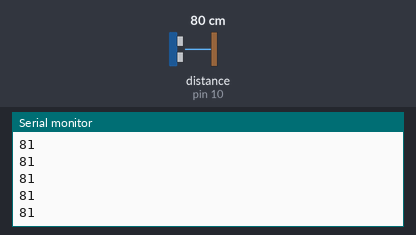
A sketch run on a simulated Arduino Uno, built with avr-gcc and run on an emulated ATmega328P. Parts: the last lines printed to the serial monitor. Inputs (shaded band) come from the test bench; at power-on: distance to the obstacle (sensor on pin 10) 80 cm. The echo pulse lasts 58.3 µs per cm.

Above: at 1.2 s.
1.3 s: distance to the obstacle (sensor on pin 10) set to 2 cm
At 1.38 s:
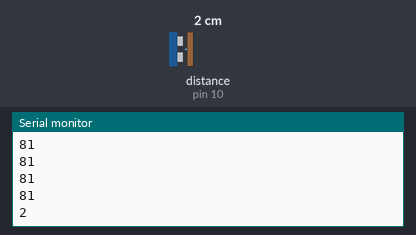
2.8 s: distance to the obstacle (sensor on pin 10) set to 4 cm
At 2.89 s:
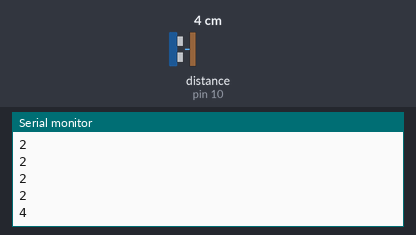
Timing chart, 0 to 5.8 s (numbered marks = the images above; inputs shaded):
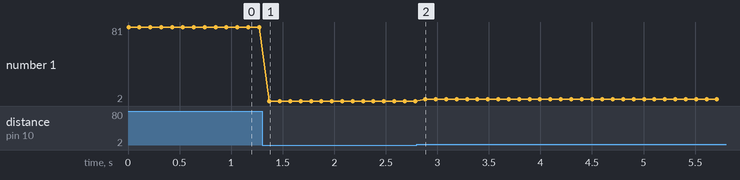

Measured:
- after the input at 1.3 s, the serial monitor: prints a new line after 0.07 s (image 1)
- after the input at 2.8 s, the serial monitor: prints a new line after 0.08 s (image 2)
- plotted number 1: 81 → 2 after the input at 1.3 s, 2 → 4 after the input at 2.8 s

The sketch:

sonar.ino
```cpp
/*  17. Ultrasonic sensor
        https://lastminuteengineers.com/arduino-sr04-ultrasonic-sensor-tutorial
*/

#include <NewPing.h>

#define TRIG      9
#define ECHO      10

NewPing sonar(TRIG, ECHO);

void setup() {
  Serial.begin(9600);
}

void loop() {
  int dist = sonar.ping_cm();
  Serial.println(dist);
  delay(100);
}
```
